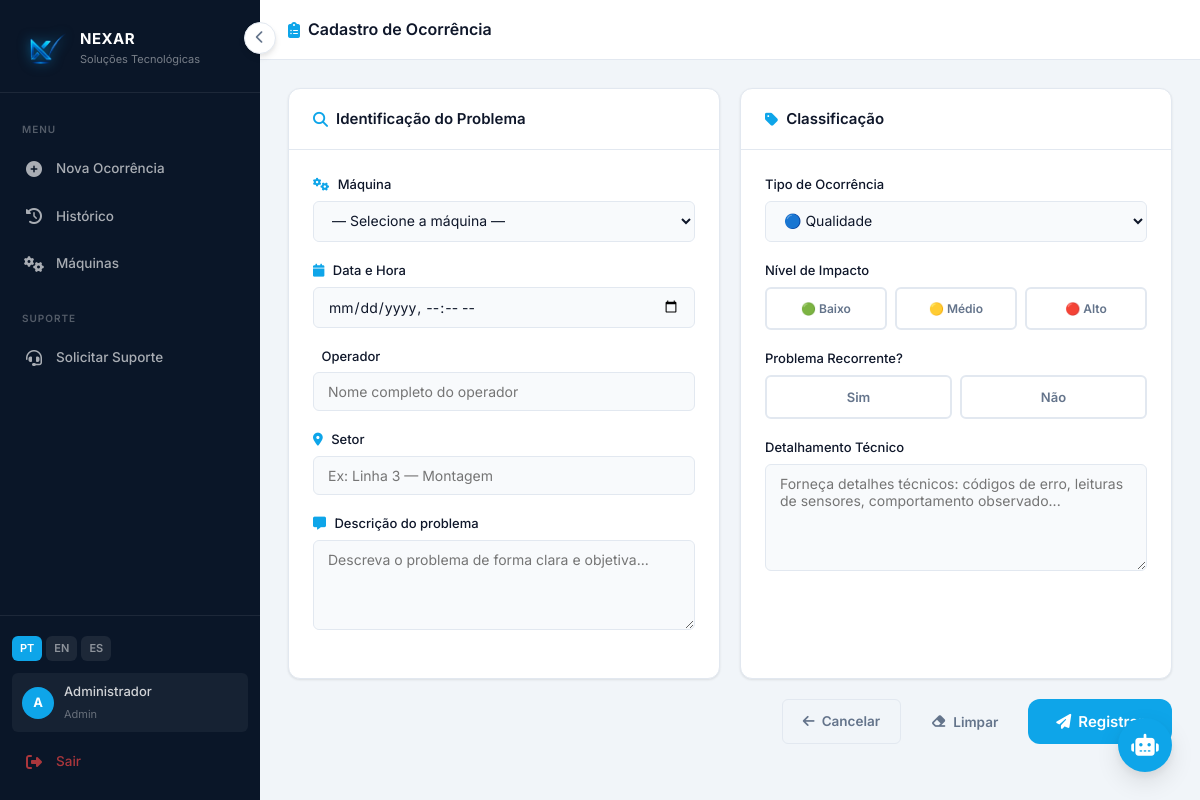
The app's page /CadastroOcorrencia (signed in) with its own data.
### tables this page shows
CREATE TABLE usuarios (
            id INTEGER PRIMARY KEY AUTOINCREMENT,
            nome TEXT NOT NULL,
            email TEXT UNIQUE NOT NULL,
            senha_hash TEXT NOT NULL,
            perfil TEXT DEFAULT 'operador',
            ativo INTEGER DEFAULT 1,
            criado_em DATETIME DEFAULT CURRENT_TIMESTAMP
        );

### app.py (the view)
@app.route("/CadastroOcorrencia")
@login_required
def CadastroOcorrencia():
    conn = get_db()
    maquinas = conn.execute("SELECT id, nome, setor FROM maquinas ORDER BY nome").fetchall()
    conn.close()
    return render_template("CadastroOcorrencia.html", maquinas=maquinas)

### app.py (called while the page is built)
def get_db():
    conn = sqlite3.connect("qrqc.db")
    conn.row_factory = sqlite3.Row
    return conn

@login_manager.user_loader
def load_user(user_id):
    conn = get_db()
    u = conn.execute("SELECT * FROM usuarios WHERE id = ?", (user_id,)).fetchone()
    conn.close()
    if u:
        return User(u["id"], u["nome"], u["email"], u["perfil"])
    return None

@app.context_processor
def inject_globals():
    lang = session.get("lang", "pt")
    return {"t": TRANSLATIONS.get(lang, TRANSLATIONS["pt"]), "lang": lang}

### templates/CadastroOcorrencia.html (shortened to what this page needs)
{% extends 'menu.html' %}
{% block content %}
<div class="topbar">
  <div class="topbar-title">
    <i class="fas fa-clipboard-list"></i> {{ t.cadastro_titulo }}
  </div>
</div>
<div class="page-body">
  <form action="{{ url_for('registrar_ocorrencia') }}" method="POST" id="formOcorrencia">
    <div class="grid-2">
      <div class="card">
        <div class="card-header">
          <span class="card-title"><i class="fas fa-search"></i> {{ t.identificacao }}</span>
        </div>
        <div class="card-body">
          <div class="form-group">
            <label class="form-label">
              <i class="fas fa-cogs" style="color:var(--primary); margin-right:5px;"></i>
              {{ t.maquina }}
            </label>
            <select name="maquina_id" class="form-select">
              <option value="">— Selecione a máquina —</option>
            </select>
          </div>
          <div class="form-group">
            <label class="form-label">
              <i class="fas fa-calendar" style="color:var(--primary); margin-right:5px;"></i>
              Data e Hora
            </label>
            <input type="datetime-local" name="data_ocorrencia" class="form-control" required />
          </div>
          <div class="form-group">
            <label class="form-label">
              {{ t.operador }}
            </label>
            <input type="text" name="nome_operador" class="form-control"
                   placeholder="Nome completo do operador" required />
          </div>
          <div class="form-group">
            <label class="form-label">
              <i class="fas fa-map-marker-alt" style="color:var(--primary); margin-right:5px;"></i>
              {{ t.setor }}
            </label>
            <input type="text" name="setor_area" class="form-control"
                   placeholder="Ex: Linha 3 — Montagem" required />
          </div>
          <div class="form-group">
            <label class="form-label">
              <i class="fas fa-comment-alt" style="color:var(--primary); margin-right:5px;"></i>
              {{ t.descricao }}
            </label>
            <textarea name="descricao" class="form-control" rows="4"
                      placeholder="Descreva o problema de forma clara e objetiva..." required></textarea>
          </div>
        </div>
      </div>
      <div class="card">
        <div class="card-header">
          <span class="card-title"><i class="fas fa-tag"></i> {{ t.classificacao }}</span>
        </div>
        <div class="card-body">
          <div class="form-group">
            <label class="form-label">{{ t.tipo }}</label>
            <select name="tipo_ocorrencia" class="form-select" required>
              <option value="Qualidade">🔵 Qualidade</option>
            </select>
          </div>
          <div class="form-group">
            <label class="form-label">{{ t.impacto }}</label>
            <div style="display:grid; grid-template-columns:1fr 1fr 1fr; gap:8px; margin-top:4px;" id="impactoGroup">
              <div class="impact-btn" data-value="Baixo" data-level="baixo" onclick="selImpacto(this)" style="
                text-align:center; padding:10px 6px; border-radius:var(--radius-sm);
                border:2px solid var(--border); font-size:12px; font-weight:600;
                color:var(--text-muted); transition:var(--transition); cursor:pointer;
              ">🟢 Baixo</div>
              <div class="impact-btn" data-value="Médio" data-level="medio" onclick="selImpacto(this)" style="
                text-align:center; padding:10px 6px; border-radius:var(--radius-sm);
                border:2px solid var(--border); font-size:12px; font-weight:600;
                color:var(--text-muted); transition:var(--transition); cursor:pointer;
              ">🟡 Médio</div>
              <div class="impact-btn" data-value="Alto" data-level="alto" onclick="selImpacto(this)" style="
                text-align:center; padding:10px 6px; border-radius:var(--radius-sm);
                border:2px solid var(--border); font-size:12px; font-weight:600;
                color:var(--text-muted); transition:var(--transition); cursor:pointer;
              ">🔴 Alto</div>
            </div>
          </div>
          <div class="form-group">
            <label class="form-label">{{ t.recorrente }}</label>
            <div style="display:flex; gap:8px;" id="recorrenteGroup">
              <div class="toggle-opt" data-value="Sim" onclick="selRecorrente(this)" style="
                flex:1; text-align:center; padding:10px; border-radius:var(--radius-sm);
                border:2px solid var(--border); font-size:13px; font-weight:600;
                color:var(--text-muted); transition:var(--transition); cursor:pointer;
              ">Sim</div>
              <div class="toggle-opt" data-value="Não" onclick="selRecorrente(this)" style="
                flex:1; text-align:center; padding:10px; border-radius:var(--radius-sm);
                border:2px solid var(--border); font-size:13px; font-weight:600;
                color:var(--text-muted); transition:var(--transition); cursor:pointer;
              ">Não</div>
            </div>
          </div>
          <div class="form-group" style="margin-bottom:0;">
            <label class="form-label">{{ t.detalhamento }}</label>
            <textarea name="detalhamento_tecnico" class="form-control" rows="5"
                      placeholder="Forneça detalhes técnicos: códigos de erro, leituras de sensores, comportamento observado..."
                      required></textarea>
          </div>
        </div>
      </div>
    </div>
    <div style="display:flex; justify-content:flex-end; gap:10px; margin-top:20px;">
      <a href="{{ url_for('telaInicial') }}" class="btn btn-outline">
        <i class="fas fa-arrow-left"></i> {{ t.cancelar }}
      </a>
      <button type="reset" class="btn btn-ghost">
        <i class="fas fa-eraser"></i> {{ t.limpar }}
      </button>
      <button type="submit" class="btn btn-primary btn-lg">
        <i class="fas fa-paper-plane"></i> {{ t.registrar }}
      </button>
    </div>
  </form>
</div>
{% endblock %}

### templates/menu.html (shortened to what this page needs)
<!DOCTYPE html>
<html lang="{{ lang }}">
<head>
  <link rel="stylesheet" href="/static/css/design-system.css" />
  <link rel="stylesheet" href="https://cdnjs.cloudflare.com/ajax/libs/font-awesome/6.5.0/css/all.min.css" />
</head>
<body>
<div class="app-wrapper">
  <aside class="sidebar" id="sidebar">
    <div class="sidebar-logo">
      <img src="/static/assets/img/nexar_logo_clean.png" alt="Nexar" />
      <div class="sidebar-logo-text">
        <h4>NEXAR</h4>
        <p>Soluções Tecnológicas</p>
      </div>
    </div>
    <nav class="sidebar-nav">
      <span class="nav-label">Menu</span>
      <a href="{{ url_for('telaInicial') }}"
         class="nav-item {% if request.endpoint == 'telaInicial' %}active{% endif %}">
        <i class="fas fa-plus-circle"></i>
        <span>{{ t.nova_ocorrencia }}</span>
      </a>
      <a href="{{ url_for('historico') }}"
         class="nav-item {% if request.endpoint == 'historico' %}active{% endif %}">
        <i class="fas fa-history"></i>
        <span>{{ t.historico }}</span>
      </a>
      <a href="{{ url_for('maquinas') }}"
         class="nav-item {% if 'maquina' in request.endpoint %}active{% endif %}">
        <i class="fas fa-cogs"></i>
        <span>{{ t.maquinas }}</span>
      </a>
      <span class="nav-label" style="margin-top:8px">Suporte</span>
      <a href="{{ url_for('solicitacao') }}"
         class="nav-item {% if request.endpoint == 'solicitacao' %}active{% endif %}">
        <i class="fas fa-headset"></i>
        <span>{{ t.solicitar_suporte }}</span>
      </a>
    </nav>
    <div class="sidebar-footer">
      <div class="lang-selector">
        <a href="{{ url_for('set_lang', lang='pt') }}"
           class="lang-btn {% if lang == 'pt' %}active{% endif %}">PT</a>
        <a href="{{ url_for('set_lang', lang='en') }}"
           class="lang-btn {% if lang == 'en' %}active{% endif %}">EN</a>
        <a href="{{ url_for('set_lang', lang='es') }}"
           class="lang-btn {% if lang == 'es' %}active{% endif %}">ES</a>
      </div>
      <div class="user-chip">
        <div class="user-avatar">
          {{ current_user.nome[0].upper() if current_user.is_authenticated else 'U' }}
        </div>
        <div class="user-info-text">
          <p>{{ current_user.nome if current_user.is_authenticated else 'Usuário' }}</p>
          <span>{{ current_user.perfil.title() if current_user.is_authenticated else '' }}</span>
        </div>
      </div>
      <a href="{{ url_for('logout') }}" class="nav-item" style="color: rgba(239,68,68,.7);">
        <i class="fas fa-sign-out-alt"></i>
        <span>{{ t.sair }}</span>
      </a>
    </div>
  </aside>
  <button class="sidebar-toggle" id="sidebarToggle" onclick="toggleSidebar()">
    <i class="fas fa-chevron-left"></i>
  </button>
  <div class="main-content" id="mainContent">
    {% block content %}{% endblock %}
  </div>
</div>
<button class="chat-fab" id="chatFab" onclick="toggleChat()" title="{{ t.assistente }}">
  <i class="fas fa-robot"></i>
</button>
</body>
</html>

### records on screen
usuarios: nome "A", nome "Administrador", perfil "Admin"

### other values on screen
{{ t.nova_ocorrencia }} "Nova Ocorrência"
{{ t.historico }} "Histórico"
{{ t.maquinas }} "Máquinas"
{{ t.solicitar_suporte }} "Solicitar Suporte"
{{ t.sair }} "Sair"
{{ t.cadastro_titulo }} "Cadastro de Ocorrência"
{{ t.identificacao }} "Identificação do Problema"
{{ t.maquina }} "Máquina"
{{ t.operador }} "Operador"
{{ t.setor }} "Setor"
{{ t.descricao }} "Descrição do problema"
{{ t.classificacao }} "Classificação"
{{ t.tipo }} "Tipo de Ocorrência"
{{ t.impacto }} "Nível de Impacto"
{{ t.recorrente }} "Problema Recorrente?"
